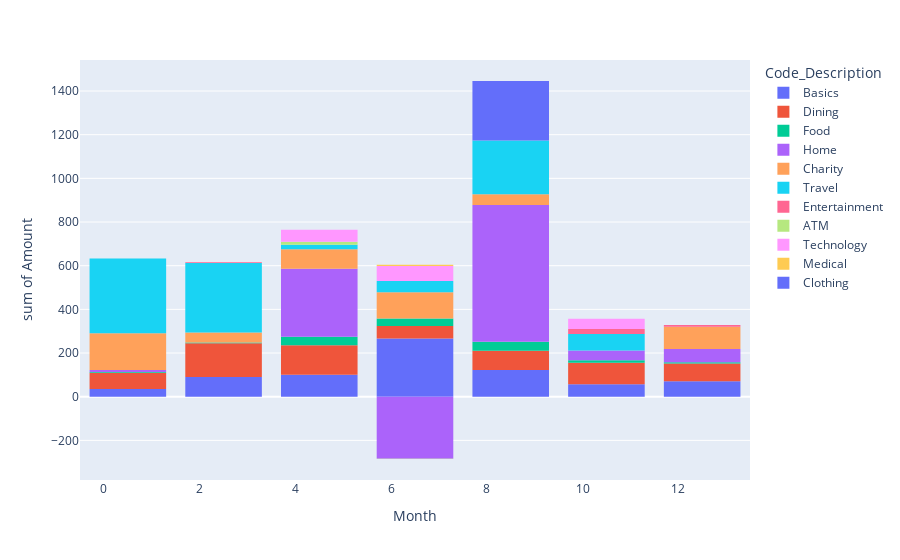

Notebook code cell kept with this figure:
### Code cell
fig_monthly_spending_by_selected_codes = px.histogram(df_expenses_by_selected_subcodes_by_month, x = 'Month', y = 'Amount', color = 'Code_Description', histfunc = 'sum')
# See https://plotly.com/python/histograms/
fig_monthly_spending_by_selected_codes.update_layout(bargroupgap = 0.2)
fig_monthly_spending_by_selected_codes.write_html(chart_data_folder + '\\fig_monthly_spending_by_selected_codes.html') 
fig_monthly_spending_by_selected_codes.show()

### Figure 1 — Plotly figure (JSON) as saved in the notebook; plotly's stock layout.template omitted (floating-point values rounded to 4 significant figures)
{"data": [{"alignmentgroup": "True", "bingroup": "x", "histfunc": "sum", "hovertemplate": "Code_Description=Basics<br>Month=%{x}<br>sum of Amount=%{y}<extra></extra>", "legendgroup": "Basics", "marker": {"color": "#636efa", "pattern": {"shape": ""}}, "name": "Basics", "offsetgroup": "Basics", "orientation": "v", "showlegend": true, "type": "histogram", "x": [1, 1, 2, 2, 3, 3, 4, 4, 4, 4, 5, 5, 6, 6, 7, 7, 7, 7, 8, 8, 8, 9, 9, 10, 11, 11, 11, 11, 12, 12], "xaxis": "x", "y": [21.68, 13.75, 5.92, 24.75, 23.25, 35.75, 9.4, 9.04, 9.03, 19.25, 14.5, 39.14, 62.36, 33, 0.12, 14.3, 120.9, 35.75, 22.68, 49.82, 27.5, 5.61, 16.5, 27.5, 11.77, -15.84, 22, 11.28, 30.54, 40.38], "yaxis": "y"}, {"alignmentgroup": "True", "bingroup": "x", "histfunc": "sum", "hovertemplate": "Code_Description=Dining<br>Month=%{x}<br>sum of Amount=%{y}<extra></extra>", "legendgroup": "Dining", "marker": {"color": "#EF553B", "pattern": {"shape": ""}}, "name": "Dining", "offsetgroup": "Dining", "orientation": "v", "showlegend": true, "type": "histogram", "x": [1, 2, 3, 4, 5, 6, 7, 8, 9, 10, 11, 12], "xaxis": "x", "y": [74.33, 2.65, 152.2, 52.87, 82.03, 16.77, 40.14, 56.87, 31.74, 52.93, 46.2, 80.65], "yaxis": "y"}, {"alignmentgroup": "True", "bingroup": "x", "histfunc": "sum", "hovertemplate": "Code_Description=Food<br>Month=%{x}<br>sum of Amount=%{y}<extra></extra>", "legendgroup": "Food", "marker": {"color": "#00cc96", "pattern": {"shape": ""}}, "name": "Food", "offsetgroup": "Food", "orientation": "v", "showlegend": true, "type": "histogram", "x": [1, 2, 3, 4, 4, 5, 6, 7, 7, 8, 9, 10, 11, 11, 12, 12], "xaxis": "x", "y": [3.71, 2.92, 0.78, 37.73, 1.73, 0.28, 23.71, 10.33, 0.96, 37.27, 3.71, 0.58, 5.81, 4.15, 4.73, 1.57], "yaxis": "y"}, {"alignmentgroup": "True", "bingroup": "x", "histfunc": "sum", "hovertemplate": "Code_Description=Home<br>Month=%{x}<br>sum of Amount=%{y}<extra></extra>", "legendgroup": "Home", "marker": {"color": "#ab63fa", "pattern": {"shape": ""}}, "name": "Home", "offsetgroup": "Home", "orientation": "v", "showlegend": true, "type": "histogram", "x": [1, 4, 4, 6, 7, 8, 9, 10, 12, 12], "xaxis": "x", "y": [8.29, 7.75, 302.9, -292.9, 8.9, 539.6, 86.06, 44.69, 48.39, 12.52], "yaxis": "y"}, {"alignmentgroup": "True", "bingroup": "x", "histfunc": "sum", "hovertemplate": "Code_Description=Charity<br>Month=%{x}<br>sum of Amount=%{y}<extra></extra>", "legendgroup": "Charity", "marker": {"color": "#FFA15A", "pattern": {"shape": ""}}, "name": "Charity", "offsetgroup": "Charity", "orientation": "v", "showlegend": true, "type": "histogram", "x": [1, 1, 3, 5, 6, 7, 8, 12], "xaxis": "x", "y": [20, 149.0, 45.96, 90.17, 57.84, 62.23, 49.66, 101.5], "yaxis": "y"}, {"alignmentgroup": "True", "bingroup": "x", "histfunc": "sum", "hovertemplate": "Code_Description=Travel<br>Month=%{x}<br>sum of Amount=%{y}<extra></extra>", "legendgroup": "Travel", "marker": {"color": "#19d3f3", "pattern": {"shape": ""}}, "name": "Travel", "offsetgroup": "Travel", "orientation": "v", "showlegend": true, "type": "histogram", "x": [1, 1, 2, 2, 3, 4, 4, 5, 5, 6, 7, 7, 7, 8, 9, 10, 10, 10], "xaxis": "x", "y": [209.7, 132.3, 302.6, 11.59, 3.64, 4.52, 1.78, 4.56, 9.55, 18.21, 5.5, 21.95, 5.87, 8.22, 238.5, 2.41, 19.05, 55.01], "yaxis": "y"}, {"alignmentgroup": "True", "bingroup": "x", "histfunc": "sum", "hovertemplate": "Code_Description=Entertainment<br>Month=%{x}<br>sum of Amount=%{y}<extra></extra>", "legendgroup": "Entertainment", "marker": {"color": "#FF6692", "pattern": {"shape": ""}}, "name": "Entertainment", "offsetgroup": "Entertainment", "orientation": "v", "showlegend": true, "type": "histogram", "x": [2, 10, 12], "xaxis": "x", "y": [4, 22.32, 8], "yaxis": "y"}, {"alignmentgroup": "True", "bingroup": "x", "histfunc": "sum", "hovertemplate": "Code_Description=ATM<br>Month=%{x}<br>sum of Amount=%{y}<extra></extra>", "legendgroup": "ATM", "marker": {"color": "#B6E880", "pattern": {"shape": ""}}, "name": "ATM", "offsetgroup": "ATM", "orientation": "v", "showlegend": true, "type": "histogram", "x": [4, 6, 9], "xaxis": "x", "y": [13.5, -1.31, -0.52], "yaxis": "y"}, {"alignmentgroup": "True", "bingroup": "x", "histfunc": "sum", "hovertemplate": "Code_Description=Technology<br>Month=%{x}<br>sum of Amount=%{y}<extra></extra>", "legendgroup": "Technology", "marker": {"color": "#FF97FF", "pattern": {"shape": ""}}, "name": "Technology", "offsetgroup": "Technology", "orientation": "v", "showlegend": true, "type": "histogram", "x": [5, 6, 7, 11], "xaxis": "x", "y": [55.03, 35.41, 32.68, 47.54], "yaxis": "y"}, {"alignmentgroup": "True", "bingroup": "x", "histfunc": "sum", "hovertemplate": "Code_Description=Medical<br>Month=%{x}<br>sum of Amount=%{y}<extra></extra>", "legendgroup": "Medical", "marker": {"color": "#FECB52", "pattern": {"shape": ""}}, "name": "Medical", "offsetgroup": "Medical", "orientation": "v", "showlegend": true, "type": "histogram", "x": [6], "xaxis": "x", "y": [6.12], "yaxis": "y"}, {"alignmentgroup": "True", "bingroup": "x", "histfunc": "sum", "hovertemplate": "Code_Description=Clothing<br>Month=%{x}<br>sum of Amount=%{y}<extra></extra>", "legendgroup": "Clothing", "marker": {"color": "#636efa", "pattern": {"shape": ""}}, "name": "Clothing", "offsetgroup": "Clothing", "orientation": "v", "showlegend": true, "type": "histogram", "x": [8], "xaxis": "x", "y": [272.1], "yaxis": "y"}], "layout": {"bargroupgap": 0.2, "barmode": "relative", "legend": {"title": {"text": "Code_Description"}, "tracegroupgap": 0}, "margin": {"t": 60}, "xaxis": {"anchor": "y", "domain": [0, 1], "title": {"text": "Month"}}, "yaxis": {"anchor": "x", "domain": [0, 1], "title": {"text": "sum of Amount"}}}}
